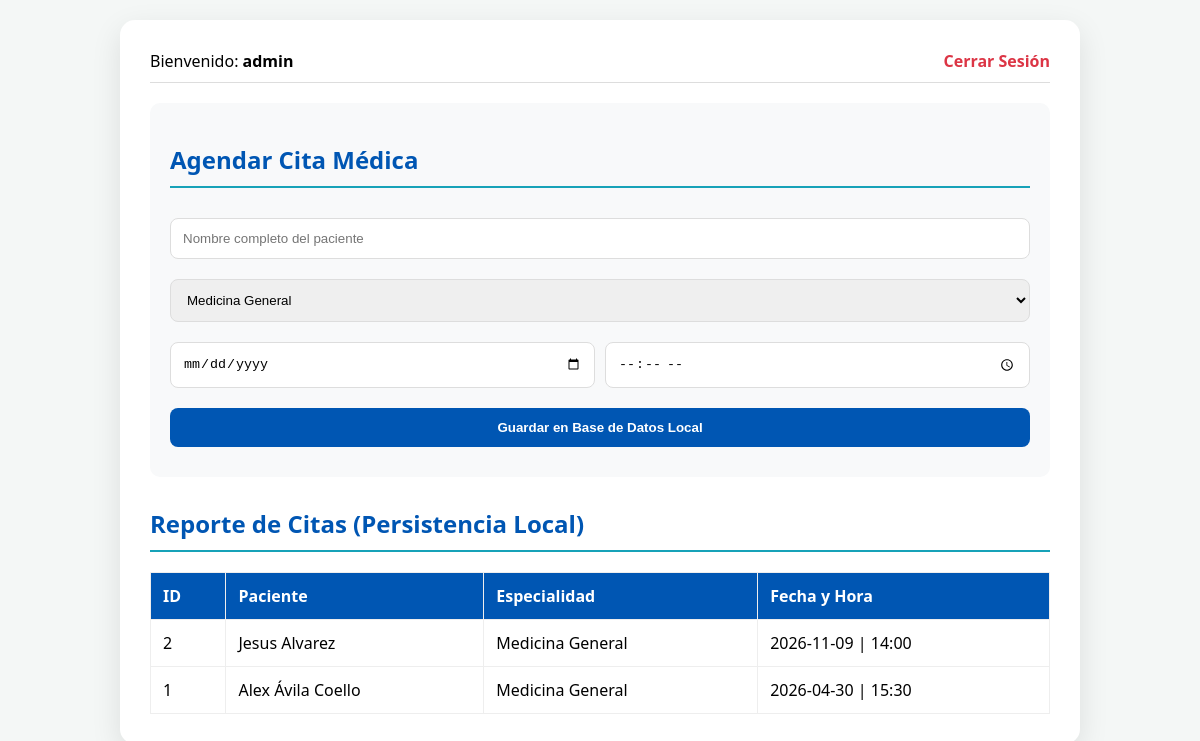
/ (signed in), run on the app's committed database.
### tables this page shows
CREATE TABLE citas (
        id INTEGER PRIMARY KEY AUTOINCREMENT,
        paciente_nombre TEXT, -- Cambiado para coincidir con index.php
        especialidad TEXT,
        fecha DATE,
        hora TEXT,
        estado TEXT DEFAULT 'Registrada'
    );

### index.php (the view, shortened to what this page needs)
<?php
require_once 'db_config.php';
$msg = "";
?>
<!DOCTYPE html>
<html lang="es">
<head>
    <link rel="stylesheet" href="css/style.css">
</head>
<body>
<div class="container">
    <?php if (!isset($_SESSION['usuario'])): ?>
        <div class="login-form">
            <h2>Acceso al Sistema Médico</h2>
            <?= $msg ?>
            <form method="POST">
                <input type="text" name="user" placeholder="Usuario (admin)" required>
                <input type="password" name="pass" placeholder="Contraseña (1234)" required>
                <button type="submit" name="login">Ingresar</button>
            </form>
        </div>
    <?php else: ?>
        <div class="header">
            <span>Bienvenido: <strong><?= $_SESSION['usuario'] ?></strong></span>
            <a href="?logout=1" class="logout">Cerrar Sesión</a>
        </div>
        <div class="appointment-form">
            <h2>Agendar Cita Médica</h2>
            <form method="POST">
                <input type="text" name="paciente" placeholder="Nombre completo del paciente" required>
                <select name="especialidad">
                    <option value="Medicina General">Medicina General</option>
                </select>
                <div style="display:flex; gap:10px;">
                    <input type="date" name="fecha" required>
                    <input type="time" name="hora" required>
                </div>
                <button type="submit" name="agendar">Guardar en Base de Datos Local</button>
            </form>
        </div>
        <h2>Reporte de Citas (Persistencia Local)</h2>
        <table>
            <thead>
                <tr>
                    <th>ID</th>
                    <th>Paciente</th>
                    <th>Especialidad</th>
                    <th>Fecha y Hora</th>
                </tr>
            </thead>
            <tbody>
                <?php
                $stmt = $pdo->query("SELECT * FROM citas ORDER BY id DESC");
                while ($row = $stmt->fetch(PDO::FETCH_ASSOC)): ?>
                    <tr>
                        <td><?= $row['id'] ?></td>
                        <td><?= htmlspecialchars($row['paciente_nombre']) ?></td>
                        <td><?= $row['especialidad'] ?></td>
                        <td><?= $row['fecha'] ?> | <?= $row['hora'] ?></td>
                    </tr>
                <?php endwhile; ?>
            </tbody>
        </table>
    <?php endif; ?>
</div>
</body>
</html>

### css/style.css (style rules this page uses)
:root { --primary: #0056b3; --secondary: #17a2b8; --bg: #f4f7f6; --white: #ffffff; }
body { font-family: 'Segoe UI', Tahoma, sans-serif; background: var(--bg); margin: 0; padding: 20px; }
.container { max-width: 900px; margin: auto; background: var(--white); padding: 30px; border-radius: 15px; box-shadow: 0 10px 30px rgba(0,0,0,0.1); }
h2 { color: var(--primary); border-bottom: 2px solid var(--secondary); padding-bottom: 10px; }
.login-form, .appointment-form { background: #f8f9fa; padding: 20px; border-radius: 10px; margin-bottom: 30px; }
input, select, button { width: 100%; padding: 12px; margin: 10px 0; border: 1px solid #ddd; border-radius: 8px; box-sizing: border-box; }
button { background: var(--primary); color: white; border: none; font-weight: bold; cursor: pointer; transition: 0.3s; }
table { width: 100%; border-collapse: collapse; margin-top: 20px; }
th, td { padding: 12px; border: 1px solid #eee; text-align: left; }
th { background: var(--primary); color: white; }
.header { display: flex; justify-content: space-between; align-items: center; margin-bottom: 20px; border-bottom: 1px solid #ddd; padding-bottom: 10px; }
.logout { color: #dc3545; text-decoration: none; font-weight: bold; }

### data on the page
citas: id "2", paciente_nombre "Jesus Alvarez", especialidad "Medicina General", fecha "2026-11-09", hora "14:00"
citas: id "1", paciente_nombre "Alex Ávila Coello", especialidad "Medicina General", fecha "2026-04-30", hora "15:30"

### other printed values
$_SESSION['usuario'] "admin"
